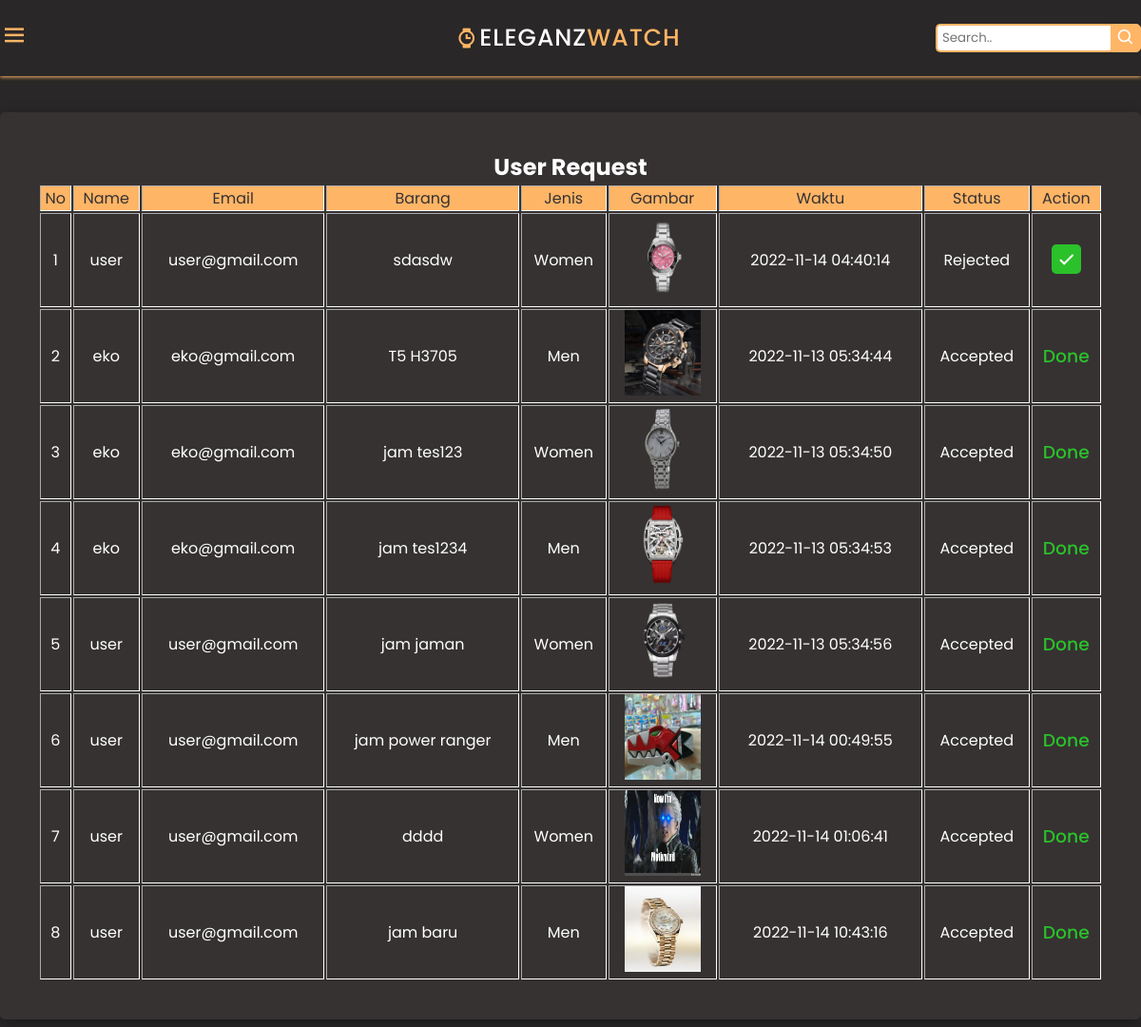
Screenshot of /admin/request.php (signed in) with the database file from the repository.
### tables this page shows
CREATE TABLE `request` (
  `id` int(11) NOT NULL,
  `nama_customer` varchar(255) NOT NULL,
  `email` varchar(100) NOT NULL,
  `nama_barang` varchar(255) NOT NULL,
  `jenis` varchar(255) NOT NULL,
  `nama_file` varchar(255) NOT NULL,
  `waktu` timestamp NOT NULL DEFAULT current_timestamp() ON UPDATE current_timestamp(),
  `kondisi` varchar(255) NOT NULL
);

### koneksi.php (called while the page is built, shortened)
<?php
    $conn = mysqli_connect("localhost", "root", "", "EleganzWatch");
function request($query) {
    global $conn;
    $result = mysqli_query($conn, $query);
    $request = [];
    while ($row = mysqli_fetch_assoc($result)) {
        $request[] = $row;
    }
    return $request;
}
?>

### admin/request.php (the view, shortened to what this page needs)
<?php
    require('../koneksi.php');
    if (isset($_POST['cari'])) {
        $request = cariRequest($_POST["keyword"]);
    } else {
        $request = request("SELECT * FROM request ORDER BY kondisi DESC");
    }
?>
<!DOCTYPE html>
<html lang="en">
<head>
    <link rel="stylesheet" href="style.css?v=<?php echo time(); ?>">
    <link href='https://unpkg.com/boxicons@2.1.4/css/boxicons.min.css' rel='stylesheet'>
</head>
<body>
    <header class="header" id="header">
        <nav class="nav container1">
            <label for="pencet">
                <a class="nav__menu">
                    <i class='bx bx-menu' ></i>
                </a>
            </label>
            <a href="#" class="nav__logo">
                <i class='bx bxs-watch'></i> Eleganz<span>Watch</span>
            </a>
            <div class="wrap">
                <form action="" method="post">
                    <div class="search">
                        <input type="text" name="keyword" class="searchTerm" placeholder="Search..">
                        <button type="submit" name="cari" class="searchButton"><i class='bx bx-search'></i></button>
                    </div>
                </form>
            </div>
        </nav>
    </header>
    <section >
    </section>
    <section>
        <div class="list-req">
            <tr>
                <h1> User Request </h1>
            </tr>
            <table class="table-request" border="1">
                <tr class="atas">
                    <td>No</td>
                    <td>Name</td>
                    <td>Email</td>
                    <td>Barang</td>
                    <td>Jenis</td>
                    <td>Gambar</td>
                    <td>Waktu</td>
                    <td>Status</td>
                    <td>Action</td>
                </tr>
                <?php $i = 1; foreach ($request as $req): ?>
                <tr>
                    <td> <?php echo $i; ?> </td>
                    <td> <?php echo $req["nama_customer"]; ?> </td>
                    <td> <?php echo $req["email"]; ?> </td>
                    <td> <?php echo $req["nama_barang"]; ?> </td>
                    <td> <?php echo $req["jenis"]; ?> </td>
                    <td class="req-img"> <img src="../gambar/request/<?=$req['nama_file']?>"> </td>
                    <td> <?=$req['waktu'] ?> </td>
                    <td> <?php echo $req["kondisi"]; ?> </td>
                    <td class="persetujian">
                        <?php
                        $reqid = $req['id'];
                        if ($req['kondisi'] == "Waiting"){
                            echo "
                            <a href='acc_request.php?id=$reqid'><i class='bx bx-check'></i></a>
                            <a href='deny_request.php?id=$reqid'><i class='bx bx-x' ></i></a>
                            ";
                        } else if ($req['kondisi'] == "Accepted") {
                            echo "
                            <h3>Done</h3>
                            ";
                        } else if ($req['kondisi'] == "Rejected") {
                            echo "
                            <a href='acc_request.php?id=$reqid'><i class='bx bx-check'></i></a>
                            ";
                        }
                        ?>
                    </td>
                </tr>
                <?php $i++; endforeach ?>
            </table>
        </div>
    </section>
</body>
</html>

### admin/style.css (style rules this page uses)
* { font-family: 'Poppins', sans-serif; margin: 0; padding: 0; scroll-behavior: smooth; box-sizing: border-box; list-style: none; box-sizing: border-box; }
body { background-color: rgb(41, 39, 39); }
section { padding: 10px 0 8px; }
.container1 { max-width: 1300px; margin: auto; width: 100%; }
.header { width: 100%; background: rgb(41, 39, 39); box-shadow: rgb(255,181,102) 0 1px 4px; position: fixed; top: 0; left: 0; z-index: 1; }
.nav { height: 80px; display: flex; justify-content: space-between; align-items: center; }
.bxs-watch { color: rgb(255,181,102); }
.nav__logo { margin-left: 180px; text-transform: uppercase; text-decoration: none; font-size: 25px; color: white; font-weight: 500; letter-spacing: 1px; display: inline-flex; align-items: center; }
.nav__logo span { color: rgb(255,181,102); }
.nav__menu { font-size: 30px; color: rgb(255,181,102); }
.search { width: 100%; position: relative; display: flex; }
.searchTerm { width: 100%; border: 2px solid rgb(255,181,102); border-right: none; padding: 5px; height: 30px; border-radius: 5px 0 0 5px; outline: none; color: #9DBFAF; }
.searchButton { width: auto; height: 30px; padding: 0 5px; border: 1px solid rgb(255,181,102); background: rgb(255,181,102); text-align: center; color: white; border-radius: 0 5px 5px 0; cursor: pointer; font-size: 20px; }
header .wrap { width: 18%; }
.list-req { margin-top: 90px; max-width: 1300px; background: rgb(54, 50, 50); margin-left: auto; margin-right: auto; box-shadow: #00000059 0px 5px 15px; padding: 40px; color: white; border-radius: 5px; }
.list-req h1 { text-align: center; }
.table-request .atas { background: rgb(255,181,102); color: rgb(54, 50, 50); }
.table-request td { text-align: center; }
.table-request { width: 100%; border: white; color: white; }
.req-img img { height:90px; width:80px; }
.bx-check { color: white; font-size: 25px; background-color: rgb(42, 193, 42); padding: 3px; border-radius: 5px; text-decoration: none; }
.persetujian h3 { color: rgb(42, 193, 42); font-weight: 500; }

### rows the page displays
request: nama_customer "user", email "user@gmail.com", nama_barang "sdasdw", jenis "Women", nama_file (picture), waktu "2022-11-14 04:40:14", kondisi "Rejected"
request: nama_customer "eko", email "eko@gmail.com", nama_barang "T5 H3705", jenis "Men", nama_file (picture), waktu "2022-11-13 05:34:44", kondisi "Accepted", shows "Done"
request: nama_customer "eko", email "eko@gmail.com", nama_barang "jam tes123", jenis "Women", nama_file (picture), waktu "2022-11-13 05:34:50", kondisi "Accepted", shows "Done"
request: nama_customer "eko", email "eko@gmail.com", nama_barang "jam tes1234", jenis "Men", nama_file (picture), waktu "2022-11-13 05:34:53", kondisi "Accepted", shows "Done"
request: nama_customer "user", email "user@gmail.com", nama_barang "jam jaman", jenis "Women", nama_file (picture), waktu "2022-11-13 05:34:56", kondisi "Accepted", shows "Done"
request: nama_customer "user", email "user@gmail.com", nama_barang "jam power ranger", jenis "Men", nama_file (picture), waktu "2022-11-14 00:49:55", kondisi "Accepted", shows "Done"
request: nama_customer "user", email "user@gmail.com", nama_barang "dddd", jenis "Women", nama_file (picture), waktu "2022-11-14 01:06:41", kondisi "Accepted", shows "Done"
request: nama_customer "user", email "user@gmail.com", nama_barang "jam baru", jenis "Men", nama_file (picture), waktu "2022-11-14 10:43:16", kondisi "Accepted", shows "Done"
